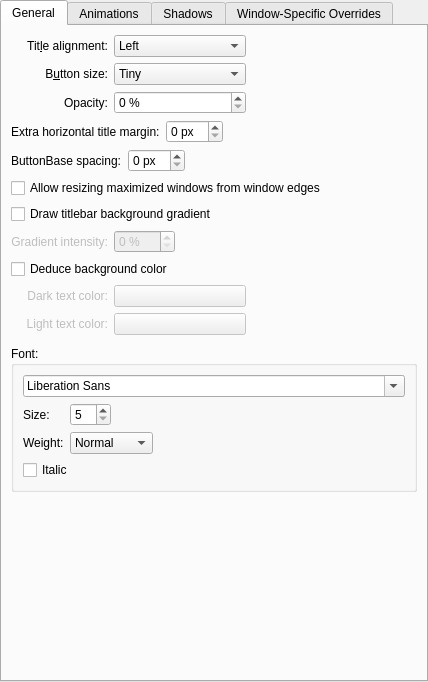
<?xml version="1.0" encoding="UTF-8"?>
<ui version="4.0">
 <class>BreezeConfigurationUI</class>
 <widget class="QWidget" name="BreezeConfigurationUI">
  <property name="geometry">
   <rect>
    <x>0</x>
    <y>0</y>
    <width>428</width>
    <height>682</height>
   </rect>
  </property>
  <layout class="QVBoxLayout" name="verticalLayout">
   <property name="leftMargin">
    <number>0</number>
   </property>
   <property name="topMargin">
    <number>0</number>
   </property>
   <property name="rightMargin">
    <number>0</number>
   </property>
   <property name="bottomMargin">
    <number>0</number>
   </property>
   <item>
    <widget class="QTabWidget" name="tabWidget">
     <property name="currentIndex">
      <number>0</number>
     </property>
     <widget class="QWidget" name="tab">
      <attribute name="title">
       <string>General</string>
      </attribute>
      <layout class="QGridLayout" name="gridLayout_4">
       <item row="0" column="1">
        <widget class="QComboBox" name="titleAlignment">
         <item>
          <property name="text">
           <string>Left</string>
          </property>
         </item>
         <item>
          <property name="text">
           <string>Center</string>
          </property>
         </item>
         <item>
          <property name="text">
           <string>Center (Full Width)</string>
          </property>
         </item>
         <item>
          <property name="text">
           <string>Right</string>
          </property>
         </item>
        </widget>
       </item>
       <item row="7" column="0" colspan="3">
        <layout class="QHBoxLayout" name="horizontalLayout">
         <item>
          <widget class="QLabel" name="titleMarginLabel">
           <property name="text">
            <string>Extra horizontal title margin:</string>
           </property>
          </widget>
         </item>
         <item>
          <widget class="QSpinBox" name="titleMarginSpinBox">
           <property name="suffix">
            <string> px</string>
           </property>
          </widget>
         </item>
         <item>
          <spacer name="horizontalSpacer_8">
           <property name="orientation">
            <enum>Qt::Horizontal</enum>
           </property>
           <property name="sizeHint" stdset="0">
            <size>
             <width>40</width>
             <height>20</height>
            </size>
           </property>
          </spacer>
         </item>
        </layout>
       </item>
       <item row="1" column="0">
        <widget class="QLabel" name="label_4">
         <property name="text">
          <string>B&amp;utton size:</string>
         </property>
         <property name="alignment">
          <set>Qt::AlignRight|Qt::AlignTrailing|Qt::AlignVCenter</set>
         </property>
         <property name="buddy">
          <cstring>buttonSize</cstring>
         </property>
        </widget>
       </item>
       <item row="3" column="1">
        <widget class="QSpinBox" name="opacitySpinBox">
         <property name="suffix">
          <string> %</string>
         </property>
         <property name="maximum">
          <number>100</number>
         </property>
        </widget>
       </item>
       <item row="13" column="0">
        <widget class="QLabel" name="label_darkTextColor">
         <property name="enabled">
          <bool>false</bool>
         </property>
         <property name="text">
          <string>Dark text color:</string>
         </property>
         <property name="alignment">
          <set>Qt::AlignRight|Qt::AlignTrailing|Qt::AlignVCenter</set>
         </property>
        </widget>
       </item>
       <item row="13" column="1">
        <widget class="KColorButton" name="darkTextColor">
         <property name="enabled">
          <bool>false</bool>
         </property>
        </widget>
       </item>
       <item row="16" column="0" colspan="3">
        <spacer name="verticalSpacer">
         <property name="orientation">
          <enum>Qt::Vertical</enum>
         </property>
         <property name="sizeHint" stdset="0">
          <size>
           <width>20</width>
           <height>40</height>
          </size>
         </property>
        </spacer>
       </item>
       <item row="1" column="1">
        <widget class="QComboBox" name="buttonSize">
         <item>
          <property name="text">
           <string>Tiny</string>
          </property>
         </item>
         <item>
          <property name="text">
           <string comment="@item:inlistbox ButtonBase size:">Small</string>
          </property>
         </item>
         <item>
          <property name="text">
           <string comment="@item:inlistbox ButtonBase size:">Medium</string>
          </property>
         </item>
         <item>
          <property name="text">
           <string comment="@item:inlistbox ButtonBase size:">Large</string>
          </property>
         </item>
         <item>
          <property name="text">
           <string comment="@item:inlistbox ButtonBase size:">Very Large</string>
          </property>
         </item>
        </widget>
       </item>
       <item row="11" column="0">
        <widget class="QLabel" name="label_7">
         <property name="enabled">
          <bool>false</bool>
         </property>
         <property name="text">
          <string>Gradient intensity:</string>
         </property>
         <property name="alignment">
          <set>Qt::AlignRight|Qt::AlignTrailing|Qt::AlignVCenter</set>
         </property>
        </widget>
       </item>
       <item row="9" column="0" colspan="3">
        <widget class="QCheckBox" name="drawBorderOnMaximizedWindows">
         <property name="text">
          <string>Allow resizing maximized windows from window edges</string>
         </property>
        </widget>
       </item>
       <item row="12" column="0" colspan="3">
        <widget class="QCheckBox" name="deduceBackgroundColor">
         <property name="text">
          <string>Deduce background color</string>
         </property>
        </widget>
       </item>
       <item row="3" column="0">
        <widget class="QLabel" name="label_6">
         <property name="text">
          <string>Opacity:</string>
         </property>
         <property name="alignment">
          <set>Qt::AlignRight|Qt::AlignTrailing|Qt::AlignVCenter</set>
         </property>
        </widget>
       </item>
       <item row="0" column="0">
        <widget class="QLabel" name="label_3">
         <property name="text">
          <string>Tit&amp;le alignment:</string>
         </property>
         <property name="alignment">
          <set>Qt::AlignRight|Qt::AlignTrailing|Qt::AlignVCenter</set>
         </property>
         <property name="buddy">
          <cstring>titleAlignment</cstring>
         </property>
        </widget>
       </item>
       <item row="10" column="0" colspan="3">
        <widget class="QCheckBox" name="drawBackgroundGradient">
         <property name="text">
          <string>Draw titlebar background gradient</string>
         </property>
        </widget>
       </item>
       <item row="14" column="0">
        <widget class="QLabel" name="label_lightTextColor">
         <property name="enabled">
          <bool>false</bool>
         </property>
         <property name="text">
          <string>Light text color:</string>
         </property>
         <property name="alignment">
          <set>Qt::AlignRight|Qt::AlignTrailing|Qt::AlignVCenter</set>
         </property>
        </widget>
       </item>
       <item row="0" column="2">
        <spacer name="horizontalSpacer">
         <property name="orientation">
          <enum>Qt::Horizontal</enum>
         </property>
         <property name="sizeHint" stdset="0">
          <size>
           <width>40</width>
           <height>20</height>
          </size>
         </property>
        </spacer>
       </item>
       <item row="15" column="0" colspan="3">
        <layout class="QGridLayout" name="gridLayout_2" columnstretch="0,0,0">
         <item row="1" column="0" colspan="3">
          <widget class="QGroupBox" name="groupBox">
           <property name="title">
            <string>Font:</string>
           </property>
           <layout class="QGridLayout" name="gridLayout_3">
            <item row="0" column="0" colspan="5">
             <widget class="QFontComboBox" name="fontComboBox"/>
            </item>
            <item row="1" column="1" alignment="Qt::AlignLeft">
             <widget class="QSpinBox" name="fontSizeSpinBox">
              <property name="minimum">
               <number>5</number>
              </property>
              <property name="maximum">
               <number>50</number>
              </property>
             </widget>
            </item>
            <item row="1" column="0">
             <widget class="QLabel" name="label_9">
              <property name="text">
               <string>Size:</string>
              </property>
             </widget>
            </item>
            <item row="1" column="4">
             <spacer name="horizontalSpacer_3">
              <property name="orientation">
               <enum>Qt::Horizontal</enum>
              </property>
              <property name="sizeHint" stdset="0">
               <size>
                <width>5</width>
                <height>5</height>
               </size>
              </property>
             </spacer>
            </item>
            <item row="2" column="0">
             <widget class="QLabel" name="label_8">
              <property name="text">
               <string>Weight:</string>
              </property>
             </widget>
            </item>
            <item row="2" column="1">
             <widget class="QComboBox" name="weightComboBox">
              <property name="currentIndex">
               <number>0</number>
              </property>
              <item>
               <property name="text">
                <string>Normal</string>
               </property>
              </item>
              <item>
               <property name="text">
                <string>Medium</string>
               </property>
              </item>
              <item>
               <property name="text">
                <string>DemiBold</string>
               </property>
              </item>
              <item>
               <property name="text">
                <string>Bold</string>
               </property>
              </item>
              <item>
               <property name="text">
                <string>ExtraBold</string>
               </property>
              </item>
              <item>
               <property name="text">
                <string>Black</string>
               </property>
              </item>
             </widget>
            </item>
            <item row="3" column="0" colspan="2">
             <widget class="QCheckBox" name="italicCheckBox">
              <property name="text">
               <string>Italic</string>
              </property>
             </widget>
            </item>
           </layout>
          </widget>
         </item>
         <item row="0" column="2">
          <spacer name="horizontalSpacer_6">
           <property name="orientation">
            <enum>Qt::Horizontal</enum>
           </property>
           <property name="sizeHint" stdset="0">
            <size>
             <width>5</width>
             <height>5</height>
            </size>
           </property>
          </spacer>
         </item>
        </layout>
       </item>
       <item row="8" column="0" colspan="3">
        <layout class="QHBoxLayout" name="horizontalLayout_2">
         <item>
          <widget class="QLabel" name="btnSpacingLabel">
           <property name="text">
            <string>ButtonBase spacing:</string>
           </property>
          </widget>
         </item>
         <item>
          <widget class="QSpinBox" name="btnSpacingSpinBox">
           <property name="suffix">
            <string> px</string>
           </property>
           <property name="prefix">
            <string/>
           </property>
          </widget>
         </item>
         <item>
          <spacer name="horizontalSpacer_7">
           <property name="orientation">
            <enum>Qt::Horizontal</enum>
           </property>
           <property name="sizeHint" stdset="0">
            <size>
             <width>40</width>
             <height>20</height>
            </size>
           </property>
          </spacer>
         </item>
        </layout>
       </item>
       <item row="14" column="1">
        <widget class="KColorButton" name="lightTextColor">
         <property name="enabled">
          <bool>false</bool>
         </property>
        </widget>
       </item>
       <item row="11" column="1" alignment="Qt::AlignLeft">
        <widget class="QSpinBox" name="gradientSpinBox">
         <property name="enabled">
          <bool>false</bool>
         </property>
         <property name="suffix">
          <string> %</string>
         </property>
         <property name="maximum">
          <number>100</number>
         </property>
        </widget>
       </item>
      </layout>
     </widget>
     <widget class="QWidget" name="tab_2">
      <attribute name="title">
       <string>Animations</string>
      </attribute>
      <layout class="QGridLayout" name="gridLayout_5">
       <item row="1" column="0">
        <widget class="QLabel" name="animationsDurationLabel">
         <property name="enabled">
          <bool>false</bool>
         </property>
         <property name="text">
          <string>Anima&amp;tions duration:</string>
         </property>
         <property name="alignment">
          <set>Qt::AlignRight|Qt::AlignTrailing|Qt::AlignVCenter</set>
         </property>
         <property name="buddy">
          <cstring>animationsDuration</cstring>
         </property>
        </widget>
       </item>
       <item row="1" column="1">
        <widget class="QSpinBox" name="animationsDuration">
         <property name="enabled">
          <bool>false</bool>
         </property>
         <property name="suffix">
          <string> ms</string>
         </property>
         <property name="maximum">
          <number>500</number>
         </property>
        </widget>
       </item>
       <item row="1" column="2">
        <spacer name="horizontalSpacer_4">
         <property name="orientation">
          <enum>Qt::Horizontal</enum>
         </property>
         <property name="sizeHint" stdset="0">
          <size>
           <width>40</width>
           <height>20</height>
          </size>
         </property>
        </spacer>
       </item>
       <item row="0" column="0" colspan="3">
        <widget class="QCheckBox" name="animationsEnabled">
         <property name="text">
          <string>Enable animations</string>
         </property>
        </widget>
       </item>
       <item row="2" column="0" colspan="3">
        <spacer name="verticalSpacer_2">
         <property name="orientation">
          <enum>Qt::Vertical</enum>
         </property>
         <property name="sizeHint" stdset="0">
          <size>
           <width>20</width>
           <height>40</height>
          </size>
         </property>
        </spacer>
       </item>
      </layout>
     </widget>
     <widget class="QWidget" name="tab_4">
      <attribute name="title">
       <string>Shadows</string>
      </attribute>
      <layout class="QGridLayout" name="gridLayout">
       <item row="0" column="0">
        <widget class="QLabel" name="label">
         <property name="text">
          <string>Si&amp;ze:</string>
         </property>
         <property name="alignment">
          <set>Qt::AlignRight|Qt::AlignTrailing|Qt::AlignVCenter</set>
         </property>
         <property name="buddy">
          <cstring>shadowSize</cstring>
         </property>
        </widget>
       </item>
       <item row="0" column="1">
        <widget class="QComboBox" name="shadowSize">
         <item>
          <property name="text">
           <string comment="@item:inlistbox ButtonBase size:">None</string>
          </property>
         </item>
         <item>
          <property name="text">
           <string comment="@item:inlistbox ButtonBase size:">Small</string>
          </property>
         </item>
         <item>
          <property name="text">
           <string comment="@item:inlistbox ButtonBase size:">Medium</string>
          </property>
         </item>
         <item>
          <property name="text">
           <string comment="@item:inlistbox ButtonBase size:">Large</string>
          </property>
         </item>
         <item>
          <property name="text">
           <string comment="@item:inlistbox ButtonBase size:">Very Large</string>
          </property>
         </item>
        </widget>
       </item>
       <item row="1" column="0">
        <widget class="QLabel" name="label_2">
         <property name="text">
          <string comment="strength of the shadow (from transparent to opaque)">S&amp;trength:</string>
         </property>
         <property name="alignment">
          <set>Qt::AlignRight|Qt::AlignTrailing|Qt::AlignVCenter</set>
         </property>
         <property name="buddy">
          <cstring>shadowStrength</cstring>
         </property>
        </widget>
       </item>
       <item row="1" column="1">
        <widget class="QSpinBox" name="shadowStrength">
         <property name="suffix">
          <string>%</string>
         </property>
         <property name="minimum">
          <number>10</number>
         </property>
         <property name="maximum">
          <number>100</number>
         </property>
        </widget>
       </item>
       <item row="1" column="2">
        <spacer name="horizontalSpacer_5">
         <property name="orientation">
          <enum>Qt::Horizontal</enum>
         </property>
         <property name="sizeHint" stdset="0">
          <size>
           <width>40</width>
           <height>20</height>
          </size>
         </property>
        </spacer>
       </item>
       <item row="2" column="0">
        <widget class="QLabel" name="label_5">
         <property name="text">
          <string>Color:</string>
         </property>
         <property name="alignment">
          <set>Qt::AlignRight|Qt::AlignTrailing|Qt::AlignVCenter</set>
         </property>
        </widget>
       </item>
       <item row="2" column="1">
        <widget class="KColorButton" name="shadowColor"/>
       </item>
       <item row="3" column="0" colspan="3">
        <spacer name="verticalSpacer_3">
         <property name="orientation">
          <enum>Qt::Vertical</enum>
         </property>
         <property name="sizeHint" stdset="0">
          <size>
           <width>20</width>
           <height>40</height>
          </size>
         </property>
        </spacer>
       </item>
      </layout>
     </widget>
     <widget class="QWidget" name="tab_3">
      <attribute name="title">
       <string>Window-Specific Overrides</string>
      </attribute>
      <layout class="QVBoxLayout" name="verticalLayout_3">
       <item>
        <widget class="Breeze::ExceptionListWidget" name="exceptions" native="true">
         <property name="sizePolicy">
          <sizepolicy hsizetype="Preferred" vsizetype="Expanding">
           <horstretch>0</horstretch>
           <verstretch>0</verstretch>
          </sizepolicy>
         </property>
        </widget>
       </item>
      </layout>
     </widget>
    </widget>
   </item>
  </layout>
 </widget>
 <customwidgets>
  <customwidget>
   <class>KColorButton</class>
   <extends>QPushButton</extends>
   <header>kcolorbutton.h</header>
  </customwidget>
  <customwidget>
   <class>Breeze::ExceptionListWidget</class>
   <extends>QWidget</extends>
   <header>config/breezeexceptionlistwidget.h</header>
   <container>1</container>
  </customwidget>
 </customwidgets>
 <tabstops>
  <tabstop>tabWidget</tabstop>
  <tabstop>titleAlignment</tabstop>
  <tabstop>buttonSize</tabstop>
  <tabstop>titleMarginSpinBox</tabstop>
  <tabstop>btnSpacingSpinBox</tabstop>
  <tabstop>drawBorderOnMaximizedWindows</tabstop>
  <tabstop>drawBackgroundGradient</tabstop>
  <tabstop>animationsEnabled</tabstop>
  <tabstop>animationsDuration</tabstop>
  <tabstop>shadowSize</tabstop>
  <tabstop>shadowStrength</tabstop>
  <tabstop>shadowColor</tabstop>
 </tabstops>
 <resources/>
 <connections>
  <connection>
   <sender>animationsEnabled</sender>
   <signal>toggled(bool)</signal>
   <receiver>animationsDurationLabel</receiver>
   <slot>setEnabled(bool)</slot>
   <hints>
    <hint type="sourcelabel">
     <x>38</x>
     <y>41</y>
    </hint>
    <hint type="destinationlabel">
     <x>47</x>
     <y>50</y>
    </hint>
   </hints>
  </connection>
  <connection>
   <sender>animationsEnabled</sender>
   <signal>toggled(bool)</signal>
   <receiver>animationsDuration</receiver>
   <slot>setEnabled(bool)</slot>
   <hints>
    <hint type="sourcelabel">
     <x>97</x>
     <y>41</y>
    </hint>
    <hint type="destinationlabel">
     <x>91</x>
     <y>50</y>
    </hint>
   </hints>
  </connection>
  <connection>
   <sender>drawBackgroundGradient</sender>
   <signal>toggled(bool)</signal>
   <receiver>gradientSpinBox</receiver>
   <slot>setEnabled(bool)</slot>
   <hints>
    <hint type="sourcelabel">
     <x>226</x>
     <y>244</y>
    </hint>
    <hint type="destinationlabel">
     <x>202</x>
     <y>282</y>
    </hint>
   </hints>
  </connection>
  <connection>
   <sender>drawBackgroundGradient</sender>
   <signal>toggled(bool)</signal>
   <receiver>label_7</receiver>
   <slot>setEnabled(bool)</slot>
   <hints>
    <hint type="sourcelabel">
     <x>226</x>
     <y>244</y>
    </hint>
    <hint type="destinationlabel">
     <x>68</x>
     <y>282</y>
    </hint>
   </hints>
  </connection>
  <connection>
   <sender>deduceBackgroundColor</sender>
   <signal>toggled(bool)</signal>
   <receiver>label_darkTextColor</receiver>
   <slot>setEnabled(bool)</slot>
   <hints>
    <hint type="sourcelabel">
     <x>24</x>
     <y>345</y>
    </hint>
    <hint type="destinationlabel">
     <x>24</x>
     <y>373</y>
    </hint>
   </hints>
  </connection>
  <connection>
   <sender>deduceBackgroundColor</sender>
   <signal>toggled(bool)</signal>
   <receiver>darkTextColor</receiver>
   <slot>setEnabled(bool)</slot>
   <hints>
    <hint type="sourcelabel">
     <x>24</x>
     <y>345</y>
    </hint>
    <hint type="destinationlabel">
     <x>129</x>
     <y>373</y>
    </hint>
   </hints>
  </connection>
  <connection>
   <sender>deduceBackgroundColor</sender>
   <signal>toggled(bool)</signal>
   <receiver>label_lightTextColor</receiver>
   <slot>setEnabled(bool)</slot>
   <hints>
    <hint type="sourcelabel">
     <x>24</x>
     <y>345</y>
    </hint>
    <hint type="destinationlabel">
     <x>24</x>
     <y>410</y>
    </hint>
   </hints>
  </connection>
  <connection>
   <sender>deduceBackgroundColor</sender>
   <signal>toggled(bool)</signal>
   <receiver>lightTextColor</receiver>
   <slot>setEnabled(bool)</slot>
   <hints>
    <hint type="sourcelabel">
     <x>24</x>
     <y>345</y>
    </hint>
    <hint type="destinationlabel">
     <x>129</x>
     <y>410</y>
    </hint>
   </hints>
  </connection>
 </connections>
</ui>
